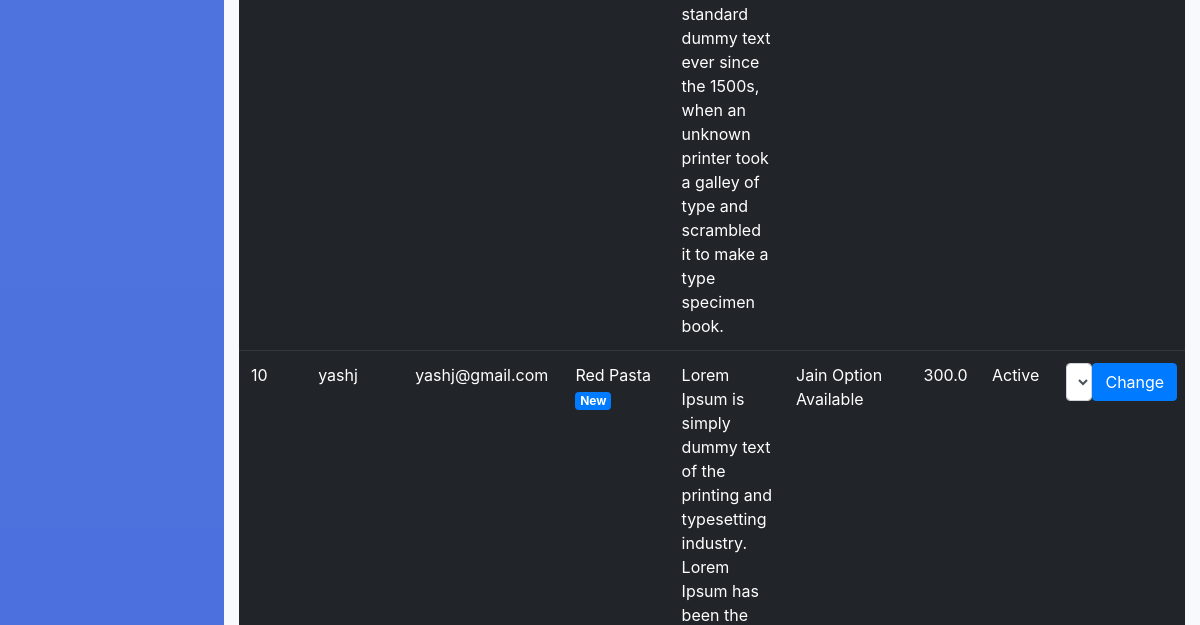
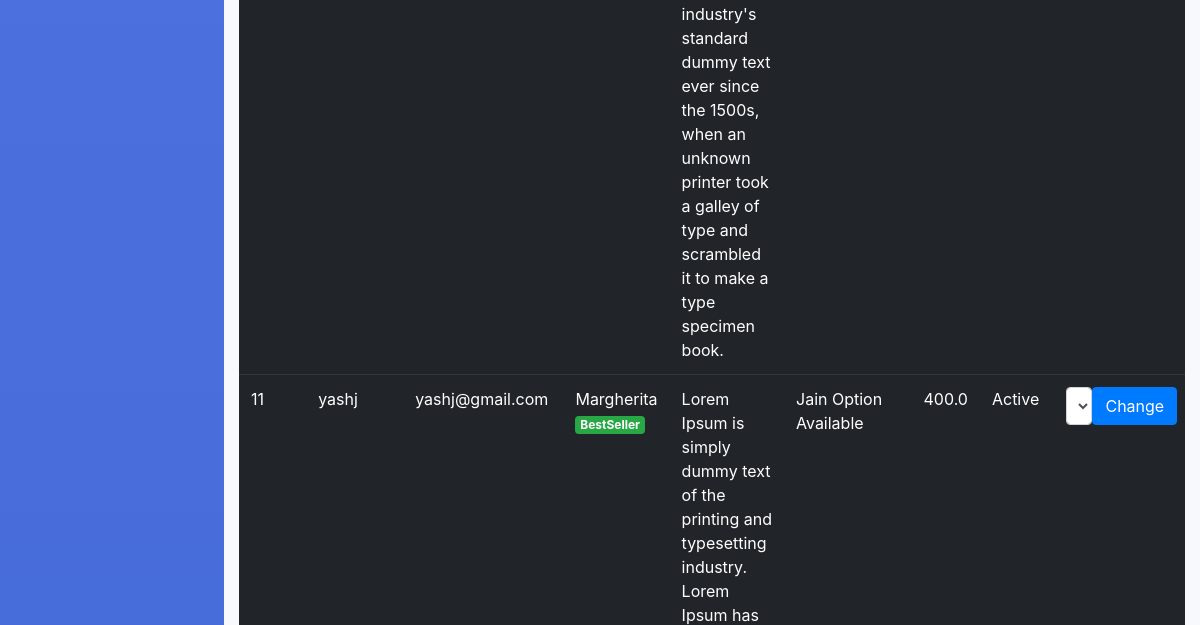
The page /pending_orders/ (signed in, middle part) on the database as committed earlier (2 pictures, top to bottom).
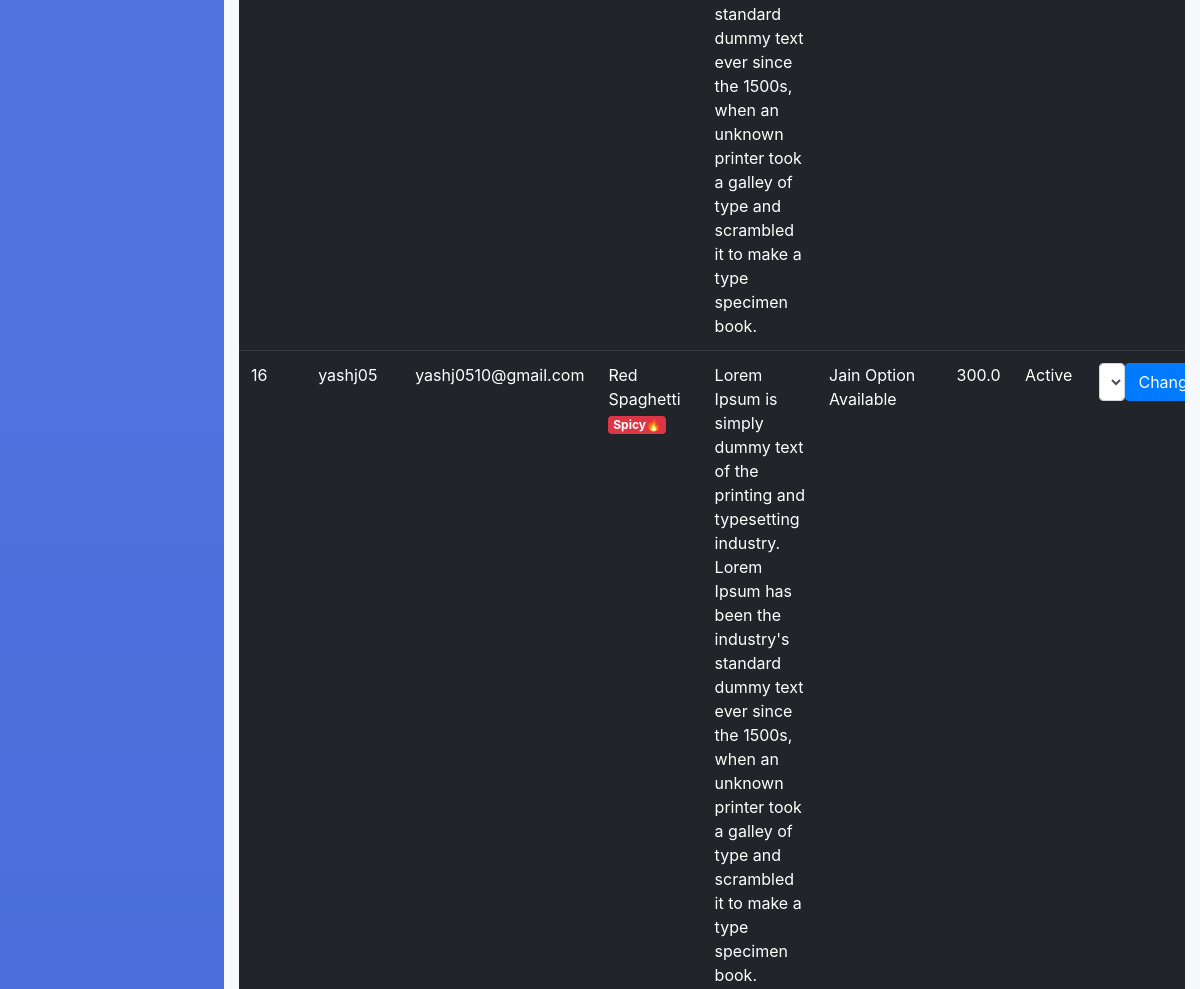
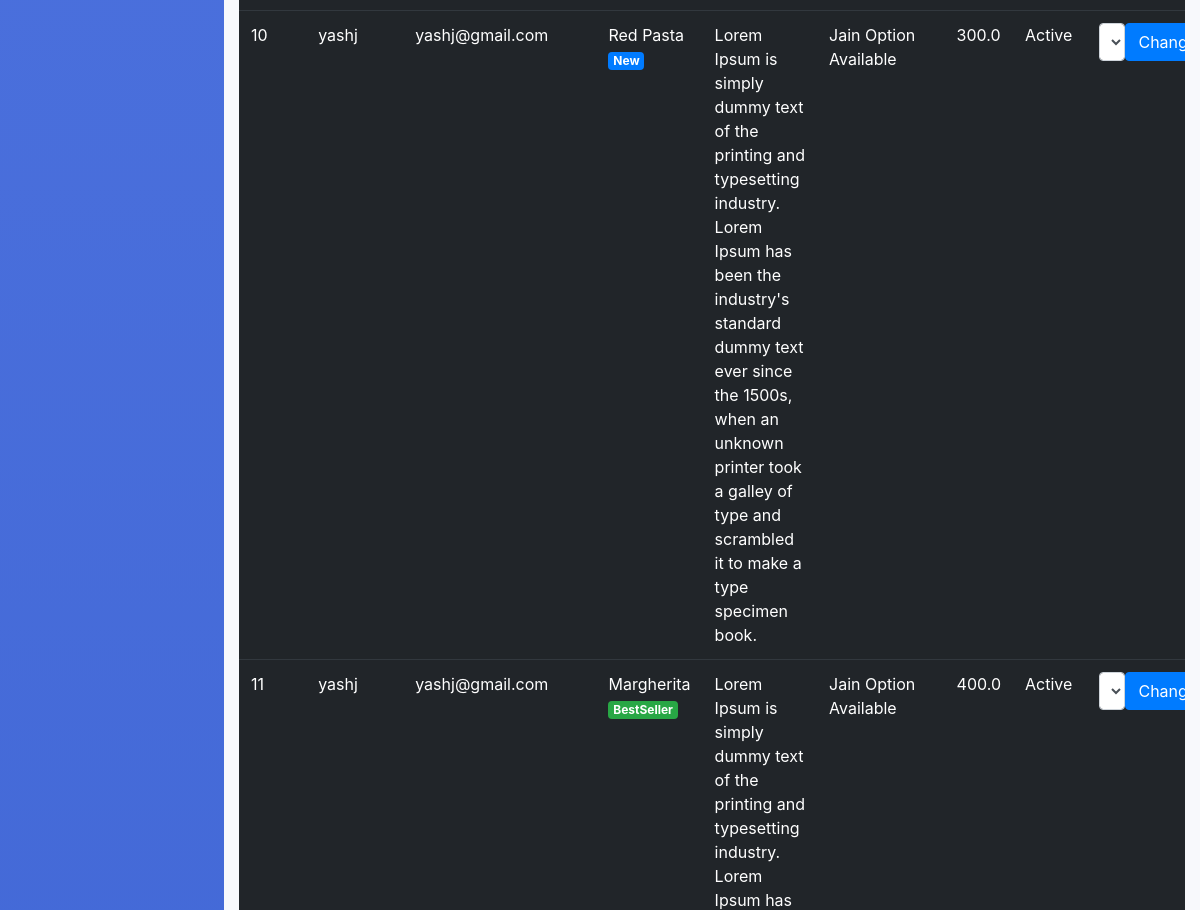
The same page on the database as committed later (2 pictures, top to bottom).
### main/models.py (models this page shows, shortened)
class CartItems(models.Model):
    ORDER_STATUS = (
        ('Active', 'Active'),
        ('Delivered', 'Delivered')
    )
    user = models.ForeignKey(User, on_delete=models.CASCADE)
    item = models.ForeignKey(Item, on_delete=models.CASCADE)
    instructions = models.CharField(max_length=250,default="")
    ordered = models.BooleanField(default=False)
    quantity = models.IntegerField(default=1)
    ordered_date = models.DateField(default=timezone.now)
    status = models.CharField(max_length=20, choices=ORDER_STATUS, default='Active')
    delivery_date = models.DateField(default=timezone.now)
    class Meta:
        verbose_name = 'Cart Item'
        verbose_name_plural = 'Cart Items'

class Item(models.Model):
    LABELS = (
        ('BestSeller', 'BestSeller'),
        ('New', 'New'),
        ('Spicy🔥', 'Spicy🔥'),
    )
    LABEL_COLOUR = (
        ('danger', 'danger'),
        ('success', 'success'),
        ('primary', 'primary'),
        ('info', 'info')
    )
    title = models.CharField(max_length=150)
    description = models.CharField(max_length=250,blank=True)
    price = models.FloatField()
    instructions = models.CharField(max_length=250,default="Jain Option Available")
    image = models.ImageField(default='default.png', upload_to='images/')
    labels = models.CharField(max_length=25, choices=LABELS, blank=True)
    label_colour = models.CharField(max_length=15, choices=LABEL_COLOUR, blank=True)
    slug = models.SlugField(default="sushi_name")
    created_by = models.ForeignKey(User, on_delete=models.CASCADE)

### main/decorators.py (the view)
    def wrapper_func(request, *args, **kwargs):
        group = Group.objects.get(user = request.user)
        if group.name == 'admin_owner':
            return view_func(request, *args, **kwargs)
        else:
            return redirect('/')

### main/views.py (called while the page is built)
@login_required(login_url='/accounts/login/')
@admin_required
def pending_orders(request):
    items = CartItems.objects.filter(item__created_by=request.user, ordered=True,status="Active").order_by('-ordered_date')
    context = {
        'items':items,
    }
    return render(request, 'main/pending_orders.html', context)

### main/templates/main/pending_orders.html (shortened to what this page needs)
{% extends "main/layout2.html" %}
{% block content %}
<div class="cart">
        <div class="row">
            <div class="col-sm-12">
                {% if items %}
                <div class="table-responsive">
                    <table class="table table-dark">
                        <tbody>
                            {% for item in items %}
                        <tr>
                            <td>{{ item.id }}</td>
                            <td>{{ item.user.username }}</td>
                            <td>{{ item.user.email}}</td>
                            <td>{{ item.item.title }} <span class="badge badge-{{ item.item.label_colour }}">{{ item.item.labels }}</span></td>
                            <td>{{ item.item.description }}</td>
                            <td>{{ item.item.instructions }}</td>
                            <td>{{ item.item.price }}</td>
                            <td>{{ item.status }}</td>
                            <td>
                                <form method="POST" action="{% url 'main:update_status' item.id %}" style="display: flex;">
                                    <select class="form-control" name="status">
                                        <option value="Active" selected="selected">Active</option>
                                    </select>
                                    <button type="submit" class="btn btn-primary">Change</button>
                                </form>
                            </td>
                        </tr>
                            {% endfor %}
                        </tbody>
                    </table>
                </div>
                {% else %}
                <h4 class="text-center">Sorry, you have not ordered any item yet!!!</h4>
                {% endif %}
            </div>
        </div>
</div>
{% endblock content %}

Rows that differ between the two databases and show on the page:
added CartItems: id "16", user.username "yashj05", user.email "yashj0510@gmail.com", item "Red Spaghetti", item.labels "Spicy🔥", item.description "Lorem Ipsum is simply dummy text of the printing and typesetting industry. Lorem Ipsum has been the industry's standard dummy text ever since the 1500s, when an unknown printer took a galley of type and scrambled it to make a type specimen book.", item.instructions "Jain Option Available", item.price "300.0", status "Active"
